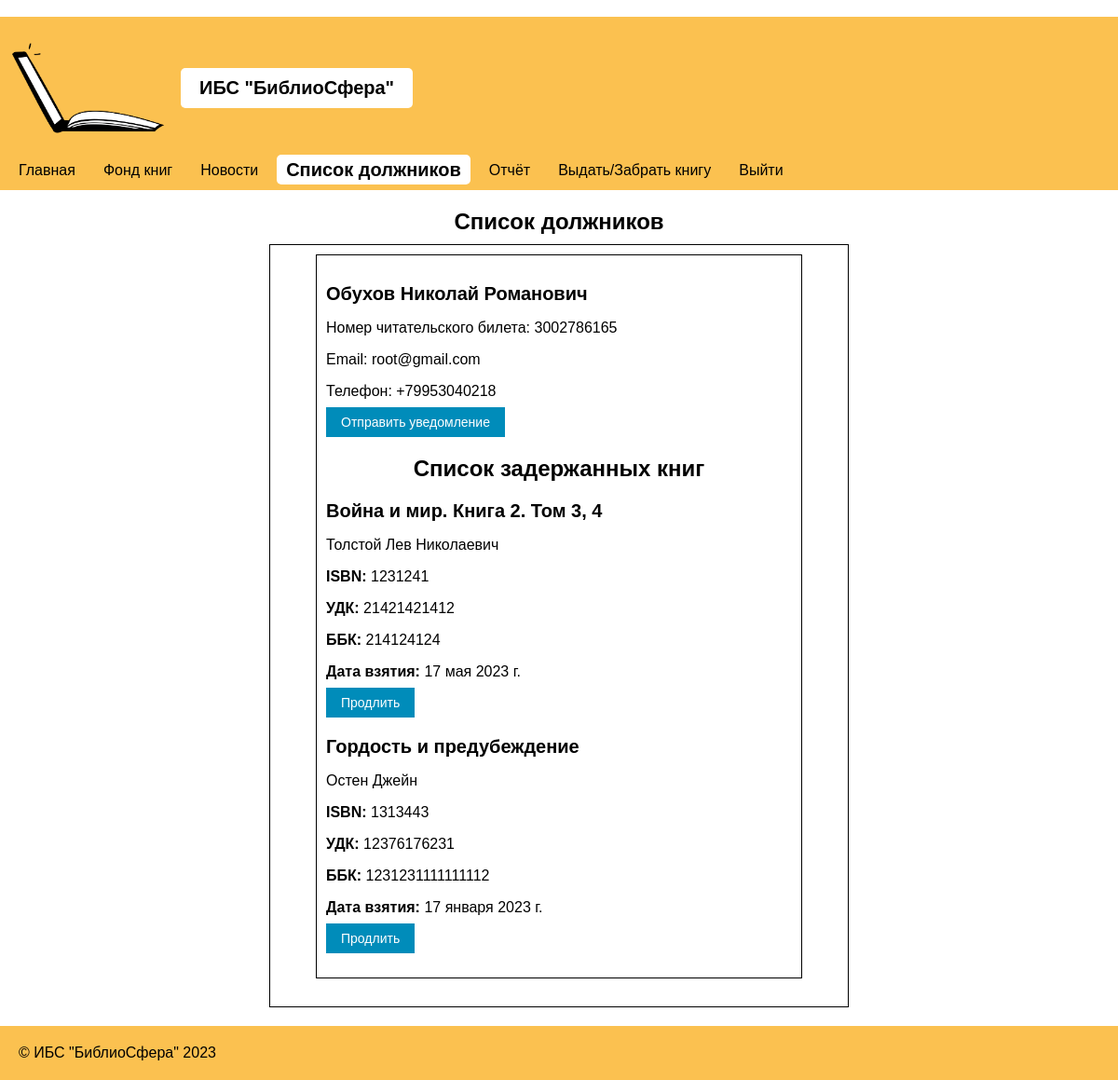
/manager/debtors/ (signed in), run on the app's committed database.
### library/models.py (models this page shows, shortened)
class LibraryUser(AbstractUser):
    first_name = models.CharField(max_length=30)
    second_name = models.CharField(max_length=30)
    last_name = models.CharField(max_length=30)
    date_of_birth = models.DateField(null=True)
    email = models.CharField(max_length=100)
    phone = models.CharField(max_length=30)
    card_number = models.CharField(max_length=10, default=generate_random_number, unique=True)
    is_activate = models.BooleanField(default=False)
    is_verificate = models.BooleanField(default=False)
    is_stuff = models.BooleanField(default=False)
    groups = models.ManyToManyField('auth.Group', related_name='library_users', related_query_name='library_user')
    user_permissions = models.ManyToManyField('auth.Permission', related_name='library_users', related_query_name='library_user')

class Library_Card(models.Model):
    BOOK_STATUS_CHOICES = (
        ('reserved', '�������������'),
        ('issued', '������'),
        ('returned', '����������'),
        ('canceled','��������')
    )
    user_id = models.ForeignKey('LibraryUser', on_delete=models.CASCADE, null=True)
    book_id = models.ForeignKey('Book', on_delete=models.CASCADE, null=True)
    date_Reserve = models.DateField(auto_now_add=True)
    date_taken = models.DateField(null=True, blank=True)
    date_returned = models.DateField(null=True, blank=True)
    status = models.CharField(max_length=10, choices=BOOK_STATUS_CHOICES, default='reserved')

class Book(models.Model):
    book_title = models.CharField(max_length=200)
    book_author = models.CharField(max_length=200)
    book_description = models.TextField(max_length=650)
    book_yearOfPublishing = models.IntegerField()
    book_isbn = models.IntegerField()
    book_udk = models.CharField(max_length=200, null=True)
    book_bbk = models.CharField(max_length=200, null=True)
    book_aviability = models.BooleanField(default=True)
    book_quanity = models.IntegerField(null=True)
    book_photo = models.ImageField(upload_to='media/books', default='media/book_default.jpg')
    book_genre = models.ForeignKey('Book_Category', on_delete=models.CASCADE, null=True)
    book_dateOfAdd = models.DateField(auto_now_add=True, null = True)
    book_popular = models.BooleanField(null=True)
    class Meta:
        verbose_name = '�����'
        verbose_name_plural = '�����'
        ordering = ['book_genre', 'book_title']

### library/views.py (the view)
# urls.py: path('manager/debtors/', views.manager_debtors, name='debtors'),
@login_required(login_url='manager_login')
def manager_debtors(request):
    active_item = '������ ���������'
    for item in menu:
        if item['title'].lower() == active_item.lower():
            item['active'] = True
        else:
            item['active'] = False
    today = date.today()
    threshold_date = today - timedelta(days=21)
    users = LibraryUser.objects.all()
    user_books = {}
    for user in users:
        books = Library_Card.objects.filter(user_id=user, status='issued', date_taken__lte=threshold_date)
        user_books[user] = books
    context = {
        'menu': menu,
        'user_books': user_books,
        }
    if not request.user.is_stuff:
        return redirect('permission_denied')
    return render(request, 'manager/debtors.html', context=context)

### library/templates/manager/debtors.html (shortened to what this page needs)
﻿{% extends 'manager/base.html' %}
{% load static %}
{% block content %}
<link rel="stylesheet" href="{% static 'css/manager/styles_debtors.css' %}">
<h2>Список должников</h2>
<div class="container">
    {% for user, books in user_books.items %}
    {% if books %}
    <div class="user-container">
        <div class="user">
            <h3>{{ user.first_name }} {{ user.second_name }} {{ user.last_name }}</h3>
            <p>Номер читательского билета: {{ user.card_number }}</p>
            <p>Email: {{ user.email }}</p>
            <p>Телефон: {{ user.phone }}</p>
            <form action="{% url 'send_email' %}" method="post">
                <button type="submit">Отправить уведомление</button>
            </form>
        </div>
        <h2>Список задержанных книг</h2>
        <div class="container-book">
            {% for book in books %}
            <div class="book">
                <h3>{{ book.book_id.book_title }}</h3>
                <p>{{ book.book_id.book_author }}</p>
                <p><strong>ISBN:</strong> {{ book.book_id.book_isbn }}</p>
                <p><strong>УДК:</strong> {{ book.book_id.book_udk }}</p>
                <p><strong>ББК:</strong> {{ book.book_id.book_bbk }}</p>
                <p><strong>Дата взятия:</strong> {{ book.date_taken }}</p>
                <form action="{% url 'extend_book' book.id %}" method="post">
                    <button type="submit">Продлить</button>
                </form>
            </div>
            {% endfor %}
        </div>
    </div>
    {% endif %}
    {% endfor %}
</div>
{% endblock %}

### library/static/css/styles_base.css (style rules this page uses)
body { font-family: Arial, sans-serif !important; margin: 0; padding: 0; }

### library/static/css/manager/styles_debtors.css (style rules this page uses)
.container { border: 1px solid black; padding: 10px; margin-bottom: 20px; width: 600px; margin-left: auto; margin-right: auto; min-height: auto; }
.user-container { border: 1px solid black; padding: 10px; margin-bottom: 20px; width: 500px; margin-left: auto; margin-right: auto; }
.user { margin-bottom: 10px; }
.book { margin-top: 10px; width: 550px; }
h2 { font-size: 24px; margin-bottom: 10px; text-align: center; }
h3 { font-size: 20px; margin-bottom: 5px; }
p { font-size: 16px; margin-bottom: 3px; }
strong { font-weight: bold; }
button { background-color: #4CAF50; border: none; color: white; padding: 8px 16px; text-align: center; text-decoration: none; display: inline-block; font-size: 14px; margin-top: 5px; cursor: pointer; }
button[type="submit"] { background-color: #008CBA; }

### data on the page
LibraryUser: first_name "Обухов", second_name "Николай", last_name "Романович", card_number "3002786165", email "root@gmail.com", phone "+79953040218"
Library_Card: book_id.book_title "Война и мир. Книга 2. Том 3, 4", book_id.book_author "Толстой Лев Николаевич", book_id.book_isbn "1231241", book_id.book_udk "21421421412", book_id.book_bbk "214124124", date_taken "17 мая 2023 г."
Library_Card: book_id.book_title "Гордость и предубеждение", book_id.book_author "Остен Джейн", book_id.book_isbn "1313443", book_id.book_udk "12376176231", book_id.book_bbk "1231231111111112", date_taken "17 января 2023 г."

### other printed values
{{ i.title }} "Главная" "Фонд книг" "Новости" "Список должников" "Отчёт" "Выдать/Забрать книгу" "Выйти"
